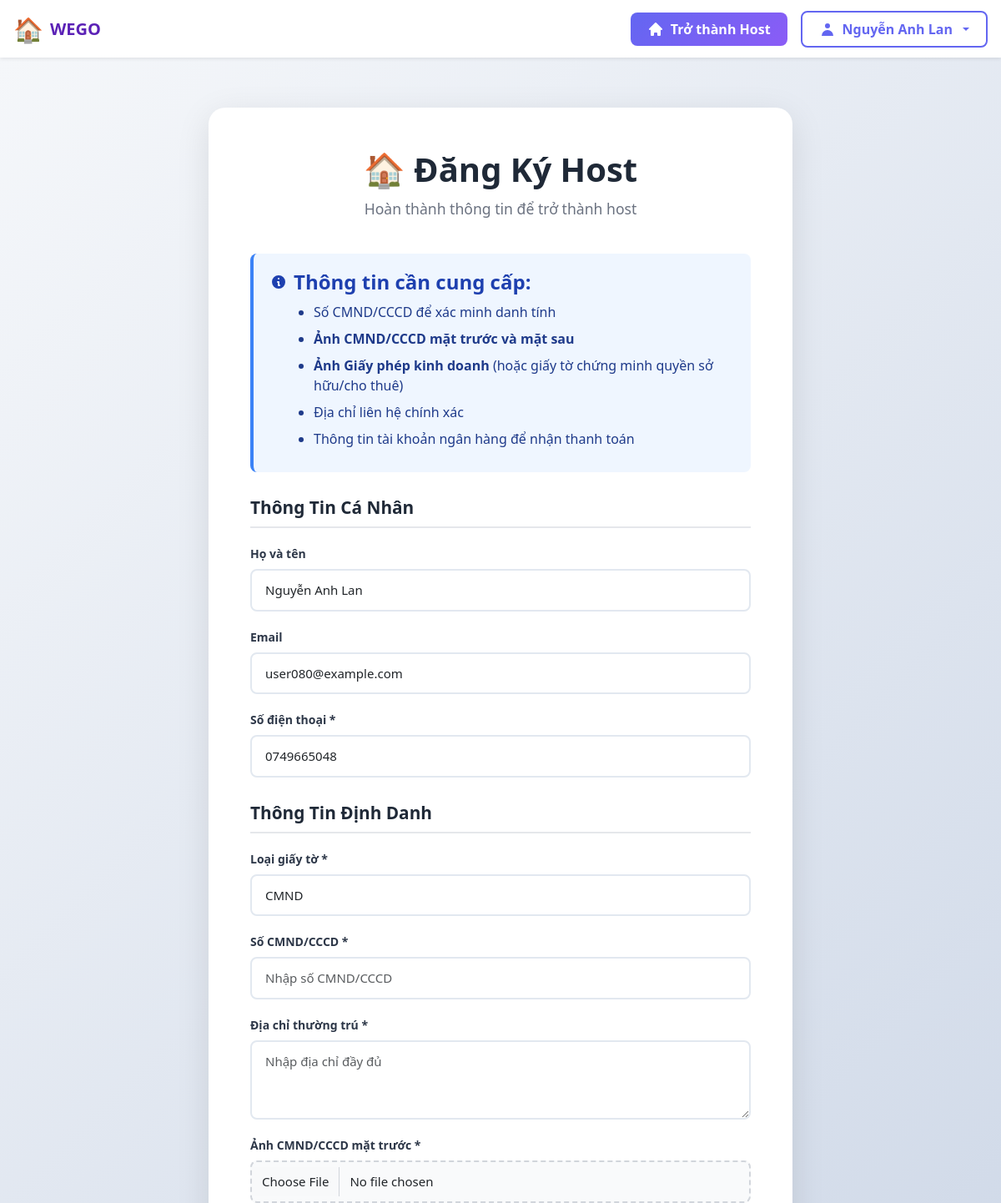
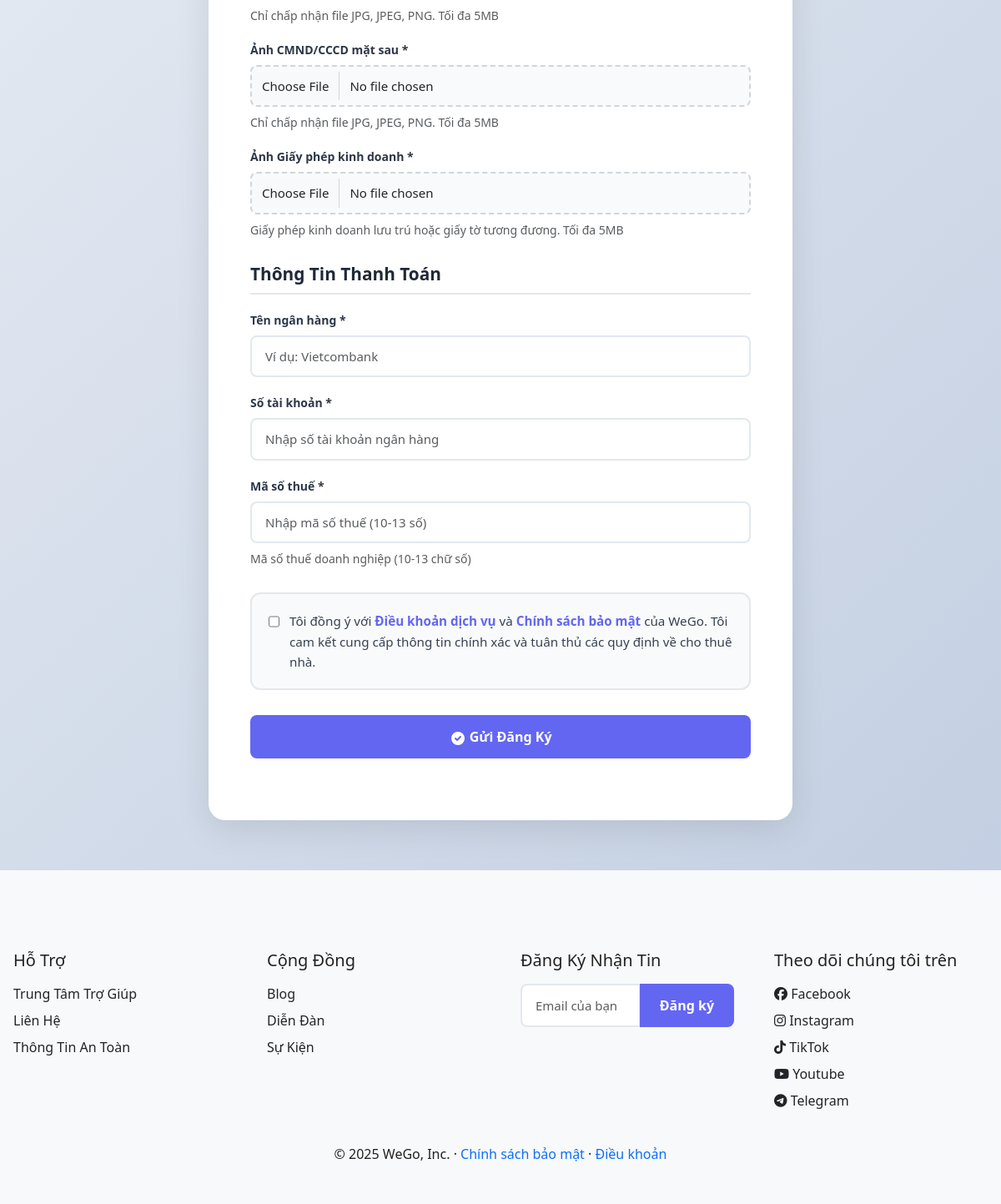
The app's page /view/user/host/register-host.php (signed in) with its own data (2 pictures, top to bottom).
### tables this page shows
CREATE TABLE `user_profile` (
  `user_id` BIGINT UNSIGNED NOT NULL,
  `job` VARCHAR(150) DEFAULT NULL,
  `hobbies` TEXT DEFAULT NULL,
  `location` VARCHAR(150) DEFAULT NULL,
  `gender` ENUM('male','female','other','unknown') NOT NULL DEFAULT 'unknown',
  `created_at` TIMESTAMP NOT NULL DEFAULT CURRENT_TIMESTAMP,
  `updated_at` TIMESTAMP NOT NULL DEFAULT CURRENT_TIMESTAMP ON UPDATE CURRENT_TIMESTAMP,
  PRIMARY KEY (`user_id`),
  CONSTRAINT `fk_profile_user` FOREIGN KEY (`user_id`) REFERENCES `user` (`user_id`) ON UPDATE CASCADE
);

CREATE TABLE `user` (
  `user_id` BIGINT UNSIGNED NOT NULL AUTO_INCREMENT,
  `email` VARCHAR(190) NOT NULL,
  `phone` VARCHAR(30) NOT NULL,
  `password_hash` VARCHAR(255) NOT NULL,
  `full_name` VARCHAR(150) DEFAULT NULL,
  `is_email_verified` TINYINT(1) NOT NULL DEFAULT 0,
  `verification_code_expires` DATETIME DEFAULT NULL,
  `status` ENUM('active','locked') NOT NULL DEFAULT 'active',
  `token_version` INT UNSIGNED NOT NULL DEFAULT 0,
  `verify_version` INT UNSIGNED NOT NULL DEFAULT 0,
  `reset_version` INT UNSIGNED NOT NULL DEFAULT 0,
  `created_at` TIMESTAMP NOT NULL DEFAULT CURRENT_TIMESTAMP,
  `updated_at` TIMESTAMP NOT NULL DEFAULT CURRENT_TIMESTAMP ON UPDATE CURRENT_TIMESTAMP,
  PRIMARY KEY (`user_id`),
  UNIQUE KEY `uq_user_email` (`email`),
  UNIQUE KEY `uq_user_phone` (`phone`),
  KEY `ix_user_status` (`status`)
);

### model/mUser.php (called while the page is built, shortened)
<?php
class mUser {
    public function mGetUserById($userId) {
        $p = new mConnect();
        $conn = $p->mMoKetNoi();
        if ($conn) {
            $sql = "SELECT u.*, up.job, up.hobbies, up.location, up.gender
                    FROM user u
                    LEFT JOIN user_profile up ON u.user_id = up.user_id
                    WHERE u.user_id = $userId
                    LIMIT 1";
            $result = $conn->query($sql);
            if ($result && $result->num_rows > 0) {
                $user = $result->fetch_assoc();
                return $user;
            }
        }
        return null;
    }
}
?>

### controller/cUser.php (called while the page is built, shortened)
<?php
include_once(__DIR__ . "/../model/mUser.php");
class cUser {
    public function cGetUserById($userId) {
        $mUser = new mUser();
        return $mUser->mGetUserById($userId);
    }
}
?>

### view/user/host/register-host.php (the view, shortened to what this page needs)
<?php
include_once __DIR__ . '/../../../controller/cUser.php';
$userId = $_SESSION['user_id'];
$cUser = new cUser();
$user = $cUser->cGetUserById($userId);
$successMessage = '';
?>
<?php include __DIR__ . '/../../partials/header.php'; ?>
<link rel="stylesheet" href="../../css/auth.css?v=<?php echo time(); ?>">
<link rel="stylesheet" href="../../css/register-host.css">
<div class="register-host-container">
  <div class="container">
    <div class="register-host-card">
      <div class="register-host-header">
        <h1>🏠 Đăng Ký Host</h1>
        <p>Hoàn thành thông tin để trở thành host</p>
      </div>
      <?php if ($successMessage): ?>
        <div class="alert alert-success">
          <svg width="20" height="20" fill="currentColor" viewBox="0 0 20 20">
            <path fill-rule="evenodd" d="M10 18a8 8 0 100-16 8 8 0 000 16zm3.707-9.293a1 1 0 00-1.414-1.414L9 10.586 7.707 9.293a1 1 0 00-1.414 1.414l2 2a1 1 0 001.414 0l4-4z" clip-rule="evenodd"/>
          </svg>
          <span><?php echo htmlspecialchars($successMessage); ?></span>
        </div>
        <div class="success-cta">
          <a href="../../../index.php" class="btn btn-primary">Về Trang Chủ</a>
        </div>
      <?php else: ?>
        <div class="info-card">
          <h4>
            <svg width="20" height="20" fill="currentColor" viewBox="0 0 20 20">
              <path fill-rule="evenodd" d="M18 10a8 8 0 11-16 0 8 8 0 0116 0zm-7-4a1 1 0 11-2 0 1 1 0 012 0zM9 9a1 1 0 000 2v3a1 1 0 001 1h1a1 1 0 100-2v-3a1 1 0 00-1-1H9z" clip-rule="evenodd"/>
            </svg>
            Thông tin cần cung cấp:
          </h4>
          <ul>
            <li>Số CMND/CCCD để xác minh danh tính</li>
            <li><strong>Ảnh CMND/CCCD mặt trước và mặt sau</strong></li>
            <li><strong>Ảnh Giấy phép kinh doanh</strong> (hoặc giấy tờ chứng minh quyền sở hữu/cho thuê)</li>
            <li>Địa chỉ liên hệ chính xác</li>
            <li>Thông tin tài khoản ngân hàng để nhận thanh toán</li>
          </ul>
        </div>
        <form method="POST" action="" class="auth-form" enctype="multipart/form-data">
          <div class="form-section">
            <h3>Thông Tin Cá Nhân</h3>
            <div class="form-group">
              <label for="full_name">Họ và tên</label>
              <input
                type="text"
                id="full_name"
                name="full_name"
                class="form-control"
                value="<?php echo htmlspecialchars($user['full_name']); ?>"
                readonly
              >
            </div>
            <div class="form-group">
              <label for="email">Email</label>
              <input
                type="email"
                id="email"
                name="email"
                class="form-control"
                value="<?php echo htmlspecialchars($user['email']); ?>"
                readonly
              >
            </div>
            <div class="form-group">
              <label for="phone">Số điện thoại *</label>
              <input
                type="tel"
                id="phone"
                name="phone"
                class="form-control <?php echo isset($errors['phone']) ? 'is-invalid' : ''; ?>"
                value="<?php echo htmlspecialchars($user['phone']); ?>"
                placeholder="0912345678"
                readonly
                required
              >
            </div>
          </div>
          <div class="form-section">
            <h3>Thông Tin Định Danh</h3>
            <div class="form-group">
              <label for="id_type">Loại giấy tờ *</label>
              <select id="id_type" name="id_type" class="form-control" required>
                <option value="CMND">CMND</option>
              </select>
            </div>
            <div class="form-group">
              <label for="id_number">Số CMND/CCCD *</label>
              <input
                type="text"
                id="id_number"
                name="id_number"
                class="form-control <?php echo isset($errors['id_number']) ? 'is-invalid' : ''; ?>"
                placeholder="Nhập số CMND/CCCD"
                required
              >
            </div>
            <div class="form-group">
              <label for="address">Địa chỉ thường trú *</label>
              <textarea
                id="address"
                name="address"
                class="form-control <?php echo isset($errors['address']) ? 'is-invalid' : ''; ?>"
                rows="3"
                placeholder="Nhập địa chỉ đầy đủ"
                required
              ></textarea>
            </div>
            <div class="form-group">
              <label for="id_front">Ảnh CMND/CCCD mặt trước *</label>
              <input
                type="file"
                id="id_front"
                name="id_front"
                class="form-control <?php echo isset($errors['id_front']) ? 'is-invalid' : ''; ?>"
                accept="image/jpeg,image/jpg,image/png"
                required
              >
              <small class="form-text text-muted">Chỉ chấp nhận file JPG, JPEG, PNG. Tối đa 5MB</small>
            </div>
            <div class="form-group">
              <label for="id_back">Ảnh CMND/CCCD mặt sau *</label>
              <input
                type="file"
                id="id_back"
                name="id_back"
                class="form-control <?php echo isset($errors['id_back']) ? 'is-invalid' : ''; ?>"
                accept="image/jpeg,image/jpg,image/png"
                required
              >
              <small class="form-text text-muted">Chỉ chấp nhận file JPG, JPEG, PNG. Tối đa 5MB</small>
            </div>
            <div class="form-group">
              <label for="business_license">Ảnh Giấy phép kinh doanh *</label>
              <input
                type="file"
                id="business_license"
                name="business_license"
                class="form-control <?php echo isset($errors['business_license']) ? 'is-invalid' : ''; ?>"
                accept="image/jpeg,image/jpg,image/png"
                required
              >
              <small class="form-text text-muted">Giấy phép kinh doanh lưu trú hoặc giấy tờ tương đương. Tối đa 5MB</small>
            </div>
          </div>
          <div class="form-section">
            <h3>Thông Tin Thanh Toán</h3>
            <div class="form-group">
              <label for="bank_name">Tên ngân hàng *</label>
              <input
                type="text"
                id="bank_name"
                name="bank_name"
                class="form-control <?php echo isset($errors['bank_name']) ? 'is-invalid' : ''; ?>"
                placeholder="Ví dụ: Vietcombank"
                required
              >
            </div>
            <div class="form-group">
              <label for="bank_account">Số tài khoản *</label>
              <input
                type="text"
                id="bank_account"
                name="bank_account"
                class="form-control <?php echo isset($errors['bank_account']) ? 'is-invalid' : ''; ?>"
                placeholder="Nhập số tài khoản ngân hàng"
                required
              >
            </div>
            <div class="form-group">
              <label for="tax_code">Mã số thuế *</label>
              <input
                type="text"
                id="tax_code"
                name="tax_code"
                class="form-control <?php echo isset($errors['tax_code']) ? 'is-invalid' : ''; ?>"
                placeholder="Nhập mã số thuế (10-13 số)"
                pattern="[0-9]{10,13}"
                maxlength="13"
                required
              >
              <small class="form-text text-muted">Mã số thuế doanh nghiệp (10-13 chữ số)</small>
            </div>
          </div>
          <div class="terms-box">
            <label>
              <input
                type="checkbox"
                name="accept_terms"
                required
              >
              <span>
                Tôi đồng ý với <a href="#">Điều khoản dịch vụ</a> và
                <a href="#">Chính sách bảo mật</a> của WeGo.
                Tôi cam kết cung cấp thông tin chính xác và tuân thủ các quy định về cho thuê nhà.
              </span>
            </label>
          </div>
          <button type="submit" class="btn btn-primary btn-block">
            <svg width="20" height="20" fill="currentColor" viewBox="0 0 20 20">
              <path fill-rule="evenodd" d="M10 18a8 8 0 100-16 8 8 0 000 16zm3.707-9.293a1 1 0 00-1.414-1.414L9 10.586 7.707 9.293a1 1 0 00-1.414 1.414l2 2a1 1 0 001.414 0l4-4z" clip-rule="evenodd"/>
            </svg>
            Gửi Đăng Ký
          </button>
        </form>
      <?php endif; ?>
    </div>
  </div>
</div>
<?php include __DIR__ . '/../../partials/footer.php'; ?>

### view/css/style.css (style rules this page uses)
body { font-family: system-ui, -apple-system, "Segoe UI", Roboto, "Helvetica Neue", Arial, sans-serif; background: #f8f9fb; color: #222; margin: 0; padding: 0; }
.container { max-width: 1200px; margin: 0 auto; padding: 0 1rem; }
.btn-primary { background: #6d28d9; border: none; padding: 0.5rem 1.5rem; border-radius: 8px; font-weight: 600; transition: background 0.2s ease; }

### view/css/auth.css (style rules this page uses)
.auth-form { margin-bottom: 24px; }
.form-group { margin-bottom: 20px; }
.form-group label { display: block; font-weight: 600; font-size: 14px; color: #2d3748; margin-bottom: 8px; }
.form-control { width: 100%; padding: 12px 16px; font-size: 15px; border: 2px solid #e2e8f0; border-radius: 8px; transition: all 0.2s; font-family: inherit; }
.form-text { display: block; margin-top: 6px; font-size: 12px; color: #718096; }
.btn-block { width: 100%; }
.btn-primary { background: #6366f1; color: white; padding: 14px 24px; font-size: 16px; font-weight: 600; border: none; border-radius: 8px; cursor: pointer; transition: all 0.2s; }

### view/css/register-host.css (style rules this page uses)
.register-host-container { min-height: calc(100vh - 200px); background: linear-gradient(135deg, #f5f7fa 0%, #c3cfe2 100%); padding: 60px 0; }
.register-host-card { max-width: 700px; margin: 0 auto; background: white; border-radius: 20px; padding: 50px; box-shadow: 0 10px 40px rgba(0,0,0,0.1); }
.register-host-header { text-align: center; margin-bottom: 40px; }
.register-host-header h1 { font-size: 2.5rem; font-weight: 800; color: #1f2937; margin-bottom: 10px; }
.register-host-header p { color: #6b7280; font-size: 1.1rem; }
.form-section { margin-bottom: 30px; }
.form-section h3 { font-size: 1.3rem; font-weight: 700; color: #1f2937; margin-bottom: 20px; padding-bottom: 10px; border-bottom: 2px solid #e5e7eb; }
.terms-box { background: #f9fafb; border: 2px solid #e5e7eb; border-radius: 12px; padding: 20px; margin-top: 30px; }
.terms-box label { display: flex; align-items: start; gap: 12px; cursor: pointer; color: #374151; font-size: 0.95rem; line-height: 1.6; }
.terms-box input[type="checkbox"] { margin-top: 4px; width: 18px; height: 18px; cursor: pointer; }
.info-card { background: #eff6ff; border-left: 4px solid #3b82f6; padding: 20px; border-radius: 8px; margin-bottom: 30px; }
.info-card h4 { color: #1e40af; font-weight: 600; margin-bottom: 10px; display: flex; align-items: center; gap: 8px; }
.info-card ul { margin: 10px 0 0 20px; color: #1e3a8a; }
.info-card li { margin-bottom: 8px; }
.form-control[type="file"] { padding: 12px; border: 2px dashed #d1d5db; background: #f9fafb; cursor: pointer; transition: all 0.3s; }
.form-text { display: block; margin-top: 8px; font-size: 0.875rem; }
.terms-box a { color: #6366f1; font-weight: 600; text-decoration: none; }
.btn-primary.btn-block { margin-top: 30px; }

### records on screen
user_profile: full_name "Nguyễn Anh Lan", email "user080@example.com", phone "0749665048"

### other values on screen
$userName "Nguyễn Anh Lan"
